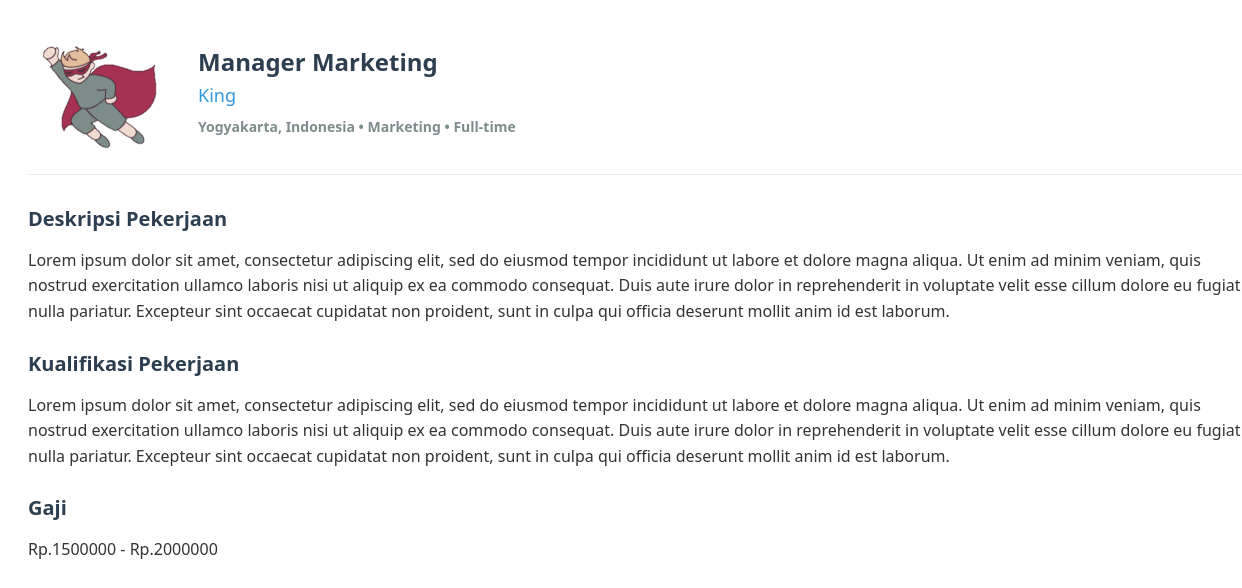
The app's page /detail_employer.php?id=1 with its own data.
### tables this page shows
CREATE TABLE `lowongan` (
  `id` int(11) NOT NULL,
  `employer_id` int(11) NOT NULL,
  `judul` varchar(100) NOT NULL,
  `perusahaan` varchar(100) NOT NULL,
  `kategori` varchar(50) NOT NULL,
  `lokasi` varchar(100) NOT NULL,
  `gaji_min` int(11) NOT NULL,
  `gaji_max` int(11) NOT NULL,
  `gaji_display` varchar(100) NOT NULL,
  `tipe` varchar(20) NOT NULL,
  `logo` varchar(255) NOT NULL,
  `deskripsi` text NOT NULL,
  `kualifikasi` text NOT NULL,
  `batas_lamaran` date DEFAULT NULL,
  `created_at` timestamp NOT NULL DEFAULT current_timestamp(),
  `updated_at` timestamp NOT NULL DEFAULT current_timestamp() ON UPDATE current_timestamp()
);

### detail_employer.php (the view, shortened to what this page needs)
<?php
include 'koneksi.php';
$id = $_GET['id'] ?? '';
$id = (int)$id;
$sql = "SELECT * FROM lowongan WHERE id = $id LIMIT 1";
$result = $conn->query($sql);
if ($row = $result->fetch_assoc()) {
?>
<link rel="stylesheet" href="styles/detail_ajax.css?v=<?= time(); ?>">
<div class="job-detail">
    <div class="detail-header">
        <img src="<?= htmlspecialchars($row['logo']) ?>" alt="Logo <?= htmlspecialchars($row['perusahaan']) ?>" class="detail-logo" style="max-width:150px">
        <div>
            <h2><?= htmlspecialchars($row['judul']) ?></h2>
            <h4><?= htmlspecialchars($row['perusahaan']) ?></h4>
            <b><p><?= htmlspecialchars($row['lokasi']) ?> • <?= htmlspecialchars($row['kategori']) ?> • <?= htmlspecialchars($row['tipe']) ?></p></b>
        </div>
    </div>
    <div class="detail-body">
        <h3>Deskripsi Pekerjaan</h3>
        <p><?= nl2br(htmlspecialchars($row['deskripsi'])) ?></p>
        <h3>Kualifikasi Pekerjaan</h3>
        <p><?= nl2br(htmlspecialchars($row['kualifikasi'])) ?></p>
        <h3>Gaji</h3>
        <p>Rp.<?= htmlspecialchars($row['gaji_min']) ?> - Rp.<?= htmlspecialchars($row['gaji_max']) ?></p>
    </div>
</div>
<?php
} else {
    echo "Lowongan tidak ditemukan.";
}
?>

### styles/detail_ajax.css (style rules this page uses)
.job-detail { font-family: 'Segoe UI', Roboto, 'Helvetica Neue', Arial, sans-serif; width: 100%; margin: 0; padding: 20px; color: #333; text-align: left; }
.detail-header { display: flex; align-items: center; gap: 20px; margin-bottom: 30px; border-bottom: 1px solid #eee; padding-bottom: 20px; }
.detail-header h2 { font-size: 24px; font-weight: 600; margin: 0 0 5px 0; color: #2c3e50; }
.detail-header h4 { font-size: 18px; font-weight: 500; margin: 0 0 10px 0; color: #3498db; }
.detail-header p { font-size: 14px; color: #7f8c8d; margin: 0; }
.detail-body h3 { font-size: 20px; font-weight: 600; color: #2c3e50; margin: 25px 0 10px 0; }
.detail-body p { font-size: 16px; line-height: 1.6; margin-bottom: 20px; text-align: left; }

### records on screen
lowongan: logo (picture), judul "Manager Marketing", perusahaan "King", lokasi "Yogyakarta, Indonesia", kategori "Marketing", tipe "Full-time", deskripsi "Lorem ipsum dolor sit amet, consectetur adipiscing elit, sed do eiusmod tempor incididunt ut labore et dolore magna aliqua. Ut enim ad minim veniam, quis nostrud exercitation ullamco laboris nisi ut aliquip ex ea commodo consequat. Duis aute irure dolor in reprehenderit in voluptate velit esse cillum dolore eu fugiat nulla pariatur. Excepteur sint occaecat cupidatat non proident, sunt in culpa qui officia deserunt mollit anim id est laborum.", kualifikasi "Lorem ipsum dolor sit amet, consectetur adipiscing elit, sed do eiusmod tempor incididunt ut labore et dolore magna aliqua. Ut enim ad minim veniam, quis nostrud exercitation ullamco laboris nisi ut aliquip ex ea commodo consequat. Duis aute irure dolor in reprehenderit in voluptate velit esse cillum dolore eu fugiat nulla pariatur. Excepteur sint occaecat cupidatat non proident, sunt in culpa qui officia deserunt mollit anim id est laborum.", gaji_min "1500000", gaji_max "2000000"
